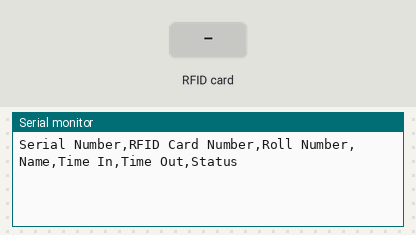
This sketch was run on a simulated Arduino Uno, built with avr-gcc and run on an emulated ATmega328P. Shown: the last lines printed to the serial monitor. The test bench sets the inputs (shaded band).

Above: at 1.2 s.
1.3 s: RFID card 87 3A 83 B4 held to the reader
At 2.0 s:
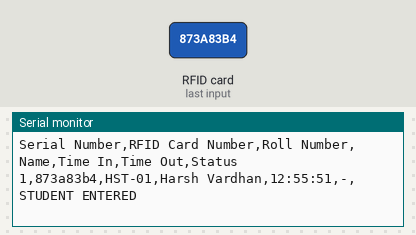
2.8 s: RFID card EA 6F E8 80 held to the reader
At 3.4 s:
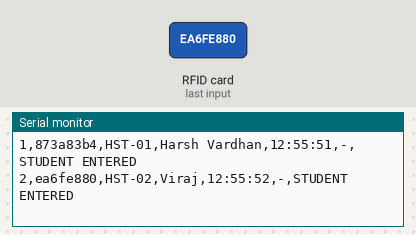
4.3 s: RFID card 5E 7A 19 C4 held to the reader
At 4.7 s:
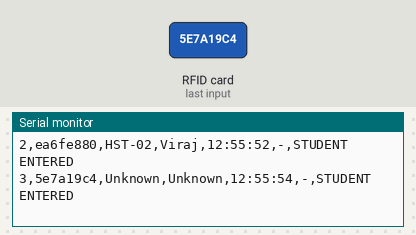
5.8 s: RFID card 87 3A 83 B4 held to the reader
At 6.4 s:
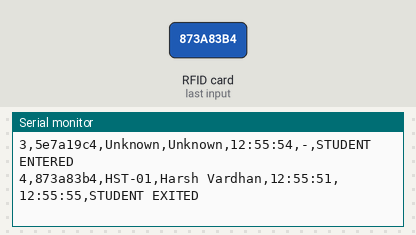
7.3 s: RFID card EA 6F E8 80 held to the reader
At 7.7 s:
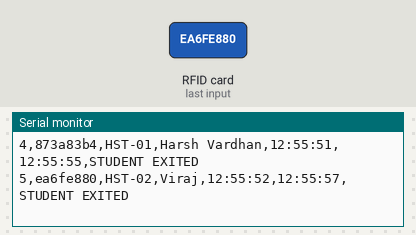

The sketch:

Attendance_System.ino
```cpp
#include <SPI.h>
#include <MFRC522.h>

#define RESET_PIN 9
#define SELECT_PIN 10

MFRC522 rfidReader(SELECT_PIN, RESET_PIN);

int serialCounter = 1;
unsigned long startMillis;
int startHours = 12, startMinutes = 55, startSeconds = 50; // Manually set initial time

struct UserData {
  String cardUID;
  String rollNumber;
  String name;
  String lastTimeIn;
  bool isInside;
};

// Array to store registered users (Updated with your real Card and Keychain!)
UserData userList[] = {
  {"873a83b4", "HST-01", "Harsh Vardhan", "", false}, // Your RFID Card
  {"ea6fe880", "HST-02", "Viraj", "", false},         // Your RFID Keychain
  {"5f93979", "HST-03", "Vaayu", "", false},         // Placeholder slot
};

const int userCount = sizeof(userList) / sizeof(userList[0]);

// Function to get the current time using millis()
String getCurrentTime() {
  unsigned long elapsedSeconds = (millis() - startMillis) / 1000;

  int currentHours = startHours + (elapsedSeconds / 3600);
  int currentMinutes = startMinutes + ((elapsedSeconds % 3600) / 60);
  int currentSeconds = startSeconds + (elapsedSeconds % 60);

  if (currentSeconds >= 60) { currentMinutes += currentSeconds / 60; currentSeconds %= 60; }
  if (currentMinutes >= 60) { currentHours += currentMinutes / 60; currentMinutes %= 60; }
  if (currentHours >= 24) { currentHours %= 24; }

  char formattedTime[9];
  sprintf(formattedTime, "%02d:%02d:%02d", currentHours, currentMinutes, currentSeconds);
  return String(formattedTime);
}

// Function to find user index in the array
int findUserIndex(String cardNumber) {
  for (int i = 0; i < userCount; i++) {
    if (userList[i].cardUID == cardNumber) {
      return i;
    }
  }
  return -1;
}

void setup() {
  Serial.begin(9600);
  SPI.begin();
  rfidReader.PCD_Init();

  startMillis = millis();

  Serial.println("Serial Number,RFID Card Number,Roll Number,Name,Time In,Time Out,Status");
}

void loop() {
  if (!rfidReader.PICC_IsNewCardPresent() || !rfidReader.PICC_ReadCardSerial()) {
    return;
  }

  String cardNumber = "";
  for (byte i = 0; i < rfidReader.uid.size; i++) {
    cardNumber += String(rfidReader.uid.uidByte[i], HEX);
  }

  String currentTime = getCurrentTime();
  String timeIn = "-", timeOut = "-", status = "Unknown";

  int userIndex = findUserIndex(cardNumber);

  if (userIndex != -1) {
    UserData &user = userList[userIndex];

    if (!user.isInside) {
      user.lastTimeIn = currentTime;
      user.isInside = true;
      timeIn = user.lastTimeIn;
      status = "STUDENT ENTERED";
    } else {
      timeIn = user.lastTimeIn;
      timeOut = currentTime;
      user.isInside = false;
      status = "STUDENT EXITED";
    }

    Serial.print(serialCounter++);
    Serial.print(",");
    Serial.print(cardNumber);
    Serial.print(",");
    Serial.print(user.rollNumber);
    Serial.print(",");
    Serial.print(user.name);
    Serial.print(",");
    Serial.print(timeIn);
    Serial.print(",");
    Serial.print(timeOut);
    Serial.print(",");
    Serial.println(status);
  } else {
    Serial.print(serialCounter++);
    Serial.print(",");
    Serial.print(cardNumber);
    Serial.print(",");
    Serial.print("Unknown");
    Serial.print(",");
    Serial.print("Unknown");
    Serial.print(",");
    Serial.print(currentTime);
    Serial.print(",");
    Serial.print("-");
    Serial.print(",");
    Serial.println("STUDENT ENTERED");
  }

  delay(1000);
  rfidReader.PICC_HaltA();
  rfidReader.PCD_StopCrypto1();
}
```

Measured:
- after the input at 1.3 s, the serial monitor: prints a new line at once (image 1)
- after the input at 2.8 s, the serial monitor: prints a new line at once (image 2)
- after the input at 4.3 s, the serial monitor: prints a new line at once (image 3)
- after the input at 5.8 s, the serial monitor: prints a new line at once (image 4)
- after the input at 7.3 s, the serial monitor: prints a new line at once (image 5)
